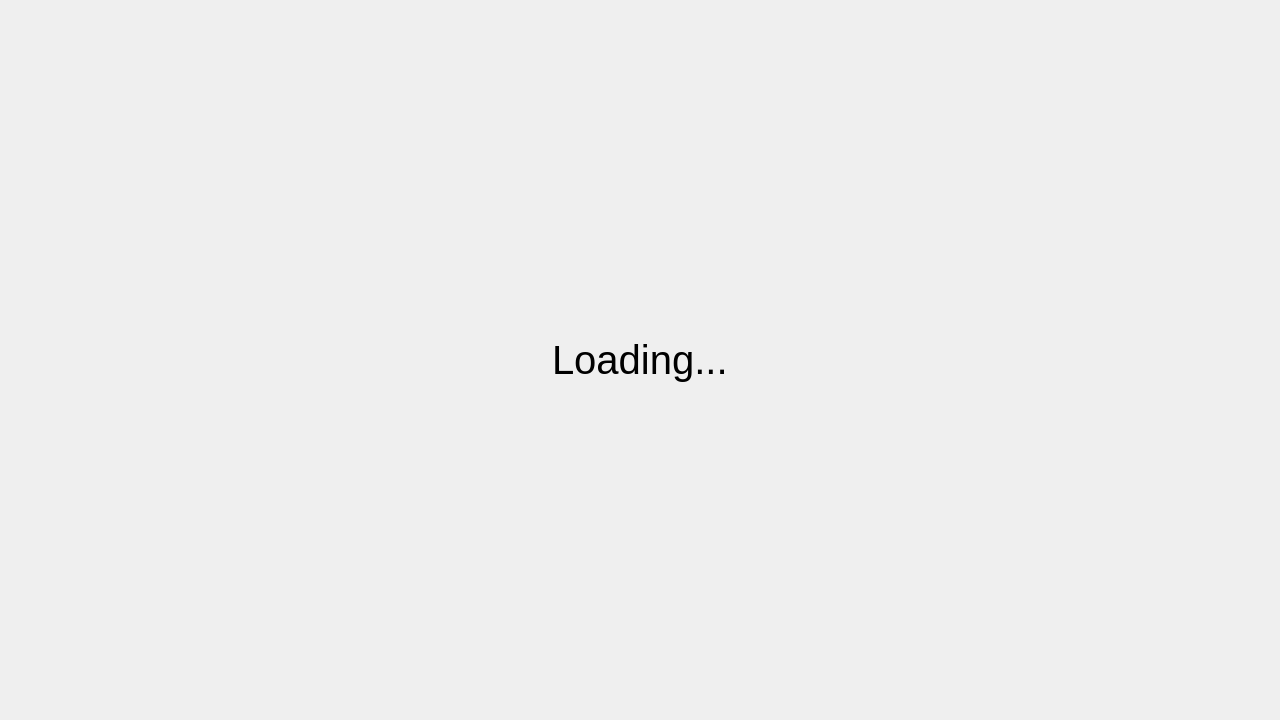
<?xml version="1.0" encoding="UTF-8"?>
<ui version="4.0">
 <class>LoadingActiv</class>
 <widget class="QMainWindow" name="LoadingActiv">
  <property name="geometry">
   <rect>
    <x>0</x>
    <y>0</y>
    <width>1280</width>
    <height>720</height>
   </rect>
  </property>
  <property name="windowTitle">
   <string>Loading</string>
  </property>
  <property name="windowIcon">
   <iconset>
    <normaloff>asset/Ico96.png</normaloff>asset/Ico96.png</iconset>
  </property>
  <property name="tabShape">
   <enum>QTabWidget::Triangular</enum>
  </property>
  <widget class="QWidget" name="centralwidget">
   <layout class="QHBoxLayout" name="horizontalLayout">
    <item>
     <spacer name="horizontalSpacer">
      <property name="orientation">
       <enum>Qt::Horizontal</enum>
      </property>
      <property name="sizeHint" stdset="0">
       <size>
        <width>40</width>
        <height>20</height>
       </size>
      </property>
     </spacer>
    </item>
    <item>
     <widget class="QLabel" name="label">
      <property name="font">
       <font>
        <pointsize>30</pointsize>
       </font>
      </property>
      <property name="text">
       <string>Loading...</string>
      </property>
     </widget>
    </item>
    <item>
     <spacer name="horizontalSpacer_2">
      <property name="orientation">
       <enum>Qt::Horizontal</enum>
      </property>
      <property name="sizeHint" stdset="0">
       <size>
        <width>40</width>
        <height>20</height>
       </size>
      </property>
     </spacer>
    </item>
   </layout>
  </widget>
 </widget>
 <resources/>
 <connections/>
</ui>
